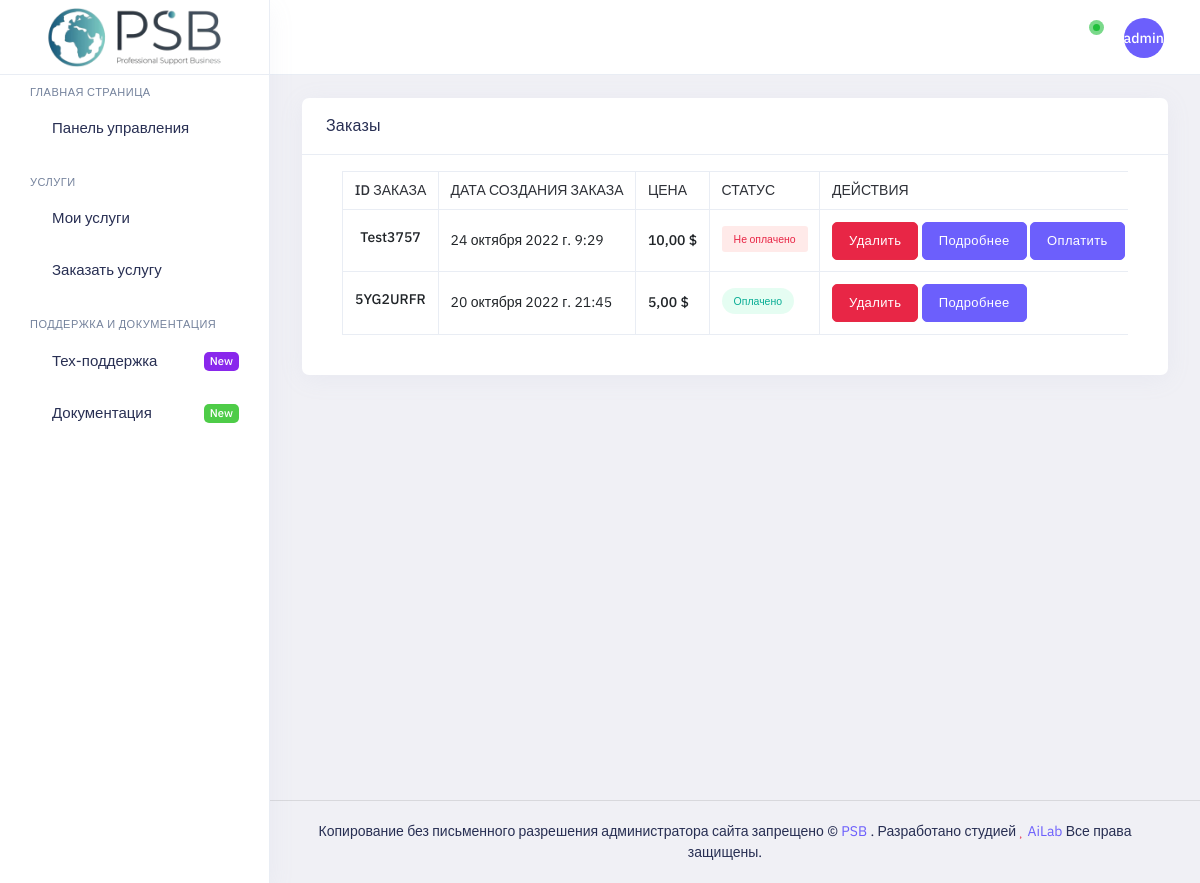
Before: / (signed in) with the older database file.
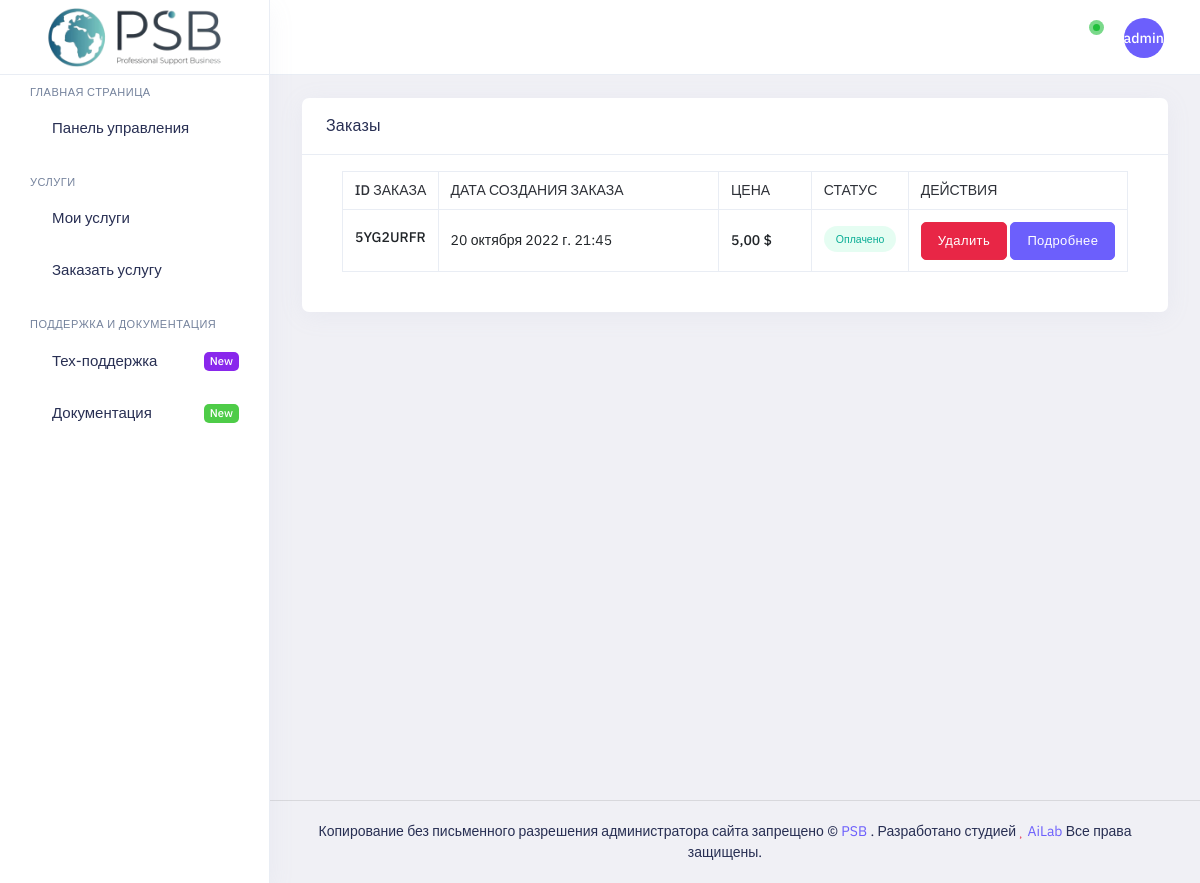
After: the same page with the newer database file.
### payment/models.py (models this page shows, shortened)
class Order(models.Model):
    email = models.EmailField()
    invoice_id = models.CharField(verbose_name='Номер заказа', unique=True, max_length=128)
    created = models.DateTimeField(auto_now_add=True)
    updated = models.DateTimeField(auto_now=True)
    paid = models.BooleanField(default=False)
    class Meta:
        ordering = ('-created',)
        verbose_name = 'Заказ'
        verbose_name_plural = 'Заказы'
    def get_total_cost(self):
        return sum(item.get_cost() for item in self.items.all())

class OrderItem(models.Model):
    order = models.ForeignKey(Order, related_name='items', on_delete=models.CASCADE)
    product = models.ForeignKey(Product, related_name='order_items', on_delete=models.CASCADE)
    price = models.DecimalField(max_digits=10, decimal_places=2)
    quantity = models.PositiveIntegerField(default=1)
    text = models.TextField(verbose_name='В ведите текст который получит пользователь при покупки', default="", null=True, blank=True)
    def get_cost(self):
        return self.price * self.quantity

### shop/views.py (the view)
# urls.py: path('', views.Index.as_view(), name='index'),
class Index(LoginRequiredMixin, ListView):
    login_url = 'accounts/login/'
    model = Order
    context_object_name = 'orders'
    template_name = 'pages/index.html'

### cart/cart.py (called while the page is built)
    def __len__(self):
        return sum(item['quantity'] for item in self.cart.values())

### cart/context_processors.py (called while the page is built)
def cart(request):
    return {'cart': Cart(request)}

### templates/pages/index.html (shortened to what the changed rows need)
{% extends 'layout/index.html' %}
{% block content %}
    <div class="main-content app-content mt-0">
            <div class="side-app">
                <div class="main-container container-fluid">
                    <div class="page-header">
                        <h1 class="page-title">Управление услугами</h1>
                    </div>
                    <div class="row">
                        <div class="col-12 col-sm-12">
                            <div class="card">
                                <div class="card-body pt-4">
                                    <div class="grid-margin">
                                            <div class="panel panel-primary">
                                                <div class="panel-body tabs-menu-body border-0 pt-0">
                                                    <div class="tab-content">
                                                        <div class="tab-pane active" id="tab5">
                                                            <div class="table-responsive">
                                                                <table id="data-table"
                                                                       class="table table-bordered text-nowrap mb-0">
                                                                    <thead class="border-top">
                                                                    <tr>
                                                                        <th class="bg-transparent border-bottom-0"
                                                                            style="width: 5%;">ID заказа</th>
                                                                        <th
                                                                                class="bg-transparent border-bottom-0">
                                                                            Дата создания заказа</th>
                                                                        <th
                                                                                class="bg-transparent border-bottom-0">
                                                                            Цена</th>
                                                                        <th class="bg-transparent border-bottom-0"
                                                                            style="width: 10%;">Статус</th>
                                                                        <th class="bg-transparent border-bottom-0"
                                                                            style="width: 5%;">Действия</th>
                                                                    </tr>
                                                                    </thead>
                                                                    <tbody>
                                                                    {% for order in orders %}
                                                                    {% if order.email == user.email %}
                                                                    <tr class="border-bottom">
                                                                        <td class="text-center">
                                                                            <div class="mt-0 mt-sm-2 d-block">
                                                                                <h6
                                                                                        class="mb-0 fs-14 fw-semibold">
                                                                                    {{ order.invoice_id }} </h6>
                                                                            </div>
                                                                        </td>
                                                                        <td><span class="mt-sm-2 d-block">
                                                                            {{ order.created }}</span></td>
                                                                        <td><span
                                                                                class="fw-semibold mt-sm-2 d-block">{{order.get_total_cost}} $</span>
                                                                        </td>
                                                                        {% if order.paid %}
                                                                        <td>
                                                                            <div class="mt-sm-1 d-block">
                                                                                        <span
                                                                                                class="badge bg-success-transparent rounded-pill text-success p-2 px-3">Оплачено</span>
                                                                            </div>
                                                                        </td>
                                                                        {% else %}
                                                                        <td>
                                                                            <div class="mt-sm-1 d-block">
                                                                                        <span
                                                                                                class="badge bg-danger-transparent rounded-roll text-danger p-2 px-3">Не оплачено</span>
                                                                            </div>
                                                                        </td>
                                                                        {% endif %}
                                                                        <td>
                                                                            <div class="g-2">
                                                                                <a class="btn btn-danger" href="/payments/delete?invoice_id={{ order.invoice_id }}">Удалить</a>
                                                                                <a class="btn btn-primary" href="/detail/{{ order.pk }}">Подробнее</a>
                                                                                {% if not order.paid %}
                                                                                <a class="btn btn-primary" href="https://pay.cryptocloud.plus/{{ order.invoice_id }}">Оплатить</a>
                                                                                {% endif %}
                                                                            </div>
                                                                        </td>
                                                                    </tr>
                                                                    {% endif %}
                                                                    {% endfor %}
                                                                    </tbody>
                                                                </table>
                                                            </div>
                                                        </div>
                                                        </div>
                                                        </div>
                                                    </div>
                                                </div>
                                          </div>
                                    </div>
                                </div>
                            </div>
                        </div>
                    </div>
                </div>
            </div>
        </div>
{% endblock %}

Changed rows visible on the page:
removed Order: invoice_id "Test3757", created "24 октября 2022 г. 9:29", get_total_cost "10,00", paid "Не оплачено"
